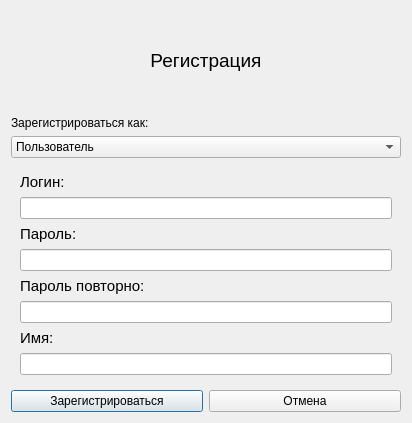
<?xml version="1.0" encoding="UTF-8"?>
<ui version="4.0">
 <class>RegisterDialog</class>
 <widget class="QDialog" name="RegisterDialog">
  <property name="geometry">
   <rect>
    <x>0</x>
    <y>0</y>
    <width>412</width>
    <height>423</height>
   </rect>
  </property>
  <property name="windowTitle">
   <string>SuperGames: Регистрация аккаунта</string>
  </property>
  <layout class="QVBoxLayout" name="verticalLayout">
   <item>
    <widget class="QLabel" name="dialogTitle">
     <property name="sizePolicy">
      <sizepolicy hsizetype="Preferred" vsizetype="Expanding">
       <horstretch>0</horstretch>
       <verstretch>0</verstretch>
      </sizepolicy>
     </property>
     <property name="font">
      <font>
       <pointsize>14</pointsize>
      </font>
     </property>
     <property name="text">
      <string>Регистрация</string>
     </property>
     <property name="alignment">
      <set>Qt::AlignCenter</set>
     </property>
    </widget>
   </item>
   <item>
    <widget class="QLabel" name="typeTitle">
     <property name="text">
      <string>Зарегистрироваться как:</string>
     </property>
    </widget>
   </item>
   <item>
    <widget class="QComboBox" name="typeComboBox">
     <item>
      <property name="text">
       <string>Пользователь</string>
      </property>
     </item>
     <item>
      <property name="text">
       <string>Разработчик</string>
      </property>
     </item>
    </widget>
   </item>
   <item>
    <widget class="QWidget" name="userBlock" native="true">
     <layout class="QVBoxLayout" name="verticalLayout_2">
      <item>
       <widget class="QLabel" name="userLoginTitle">
        <property name="font">
         <font>
          <pointsize>11</pointsize>
         </font>
        </property>
        <property name="text">
         <string>Логин:</string>
        </property>
       </widget>
      </item>
      <item>
       <widget class="QLineEdit" name="userLoginField">
        <property name="maxLength">
         <number>100</number>
        </property>
       </widget>
      </item>
      <item>
       <widget class="QLabel" name="userPasswordTitle">
        <property name="font">
         <font>
          <pointsize>11</pointsize>
         </font>
        </property>
        <property name="text">
         <string>Пароль:</string>
        </property>
       </widget>
      </item>
      <item>
       <widget class="QLineEdit" name="userPasswordField">
        <property name="maxLength">
         <number>32</number>
        </property>
        <property name="echoMode">
         <enum>QLineEdit::Password</enum>
        </property>
       </widget>
      </item>
      <item>
       <widget class="QLabel" name="userPasswordRepeatTitle">
        <property name="font">
         <font>
          <pointsize>11</pointsize>
         </font>
        </property>
        <property name="text">
         <string>Пароль повторно:</string>
        </property>
       </widget>
      </item>
      <item>
       <widget class="QLineEdit" name="userPasswordRepeatField">
        <property name="maxLength">
         <number>32</number>
        </property>
        <property name="echoMode">
         <enum>QLineEdit::Password</enum>
        </property>
       </widget>
      </item>
      <item>
       <widget class="QLabel" name="userNameTitle">
        <property name="font">
         <font>
          <pointsize>11</pointsize>
         </font>
        </property>
        <property name="text">
         <string>Имя:</string>
        </property>
       </widget>
      </item>
      <item>
       <widget class="QLineEdit" name="userNameField">
        <property name="maxLength">
         <number>100</number>
        </property>
       </widget>
      </item>
     </layout>
    </widget>
   </item>
   <item>
    <layout class="QHBoxLayout" name="horizontalLayout">
     <item>
      <widget class="QPushButton" name="registerButton">
       <property name="text">
        <string>Зарегистрироваться</string>
       </property>
      </widget>
     </item>
     <item>
      <widget class="QPushButton" name="cancelButton">
       <property name="text">
        <string>Отмена</string>
       </property>
      </widget>
     </item>
    </layout>
   </item>
  </layout>
 </widget>
 <resources/>
 <connections/>
</ui>
